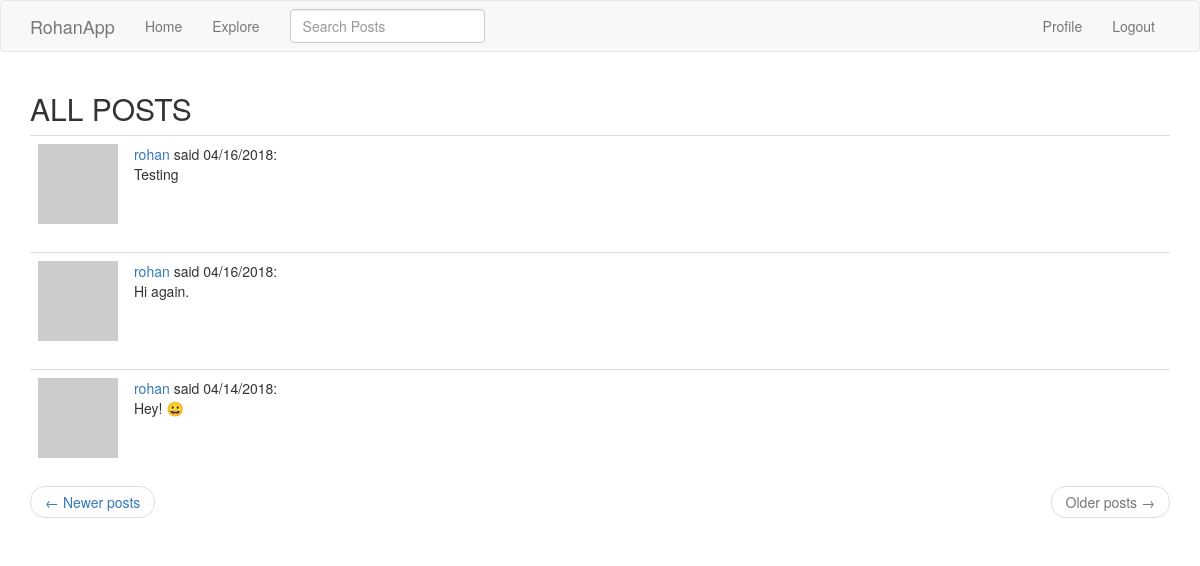
The page /explore?page=2 (signed in) on the database its author committed.
### app/models.py (models this page shows, shortened)
class SearchableMixin(object):
    @classmethod
    def before_commit(cls, session):
        session._changes = {
            'add': [obj for obj in session.new if isinstance(obj, cls)],
            'update': [obj for obj in session.dirty if isinstance(obj, cls)], # there is no db.session.update()
            'delete': [obj for obj in session.deleted if isinstance(obj, cls)]
        }
    @classmethod
    def after_commit(cls, session):
        for obj in session._changes['add']:
            add_to_index(cls.__tablename__, obj)
        for obj in session._changes['update']: # modified post overwrites original post in Elasticsearch db
            add_to_index(cls.__tablename__, obj)
        for obj in session._changes['delete']:
            remove_from_index(cls.__tablename__, obj)
        session._changes = None # resets the dictionary - which survived the commit - to None

class Post(SearchableMixin, db.Model):
    __searchable__ = ['body']
    id = db.Column(db.Integer, primary_key=True)
    body = db.Column(db.String(140))
    timestamp = db.Column(db.DateTime, index=True, default=datetime.utcnow) # datetime.utcnow, NOT datetime.utcnow()
    user_id = db.Column(db.Integer, db.ForeignKey('user.id'))
    language = db.Column(db.String(5))

class User(UserMixin, db.Model):
    id = db.Column(db.Integer, primary_key=True)
    username = db.Column(db.String(64), index=True, unique=True)
    email = db.Column(db.String(120), index=True, unique=True)
    password_hash = db.Column(db.String(128))
    posts = db.relationship('Post', backref='author', lazy='dynamic') # u.posts, p.author(s)
    about_me = db.Column(db.String(140))
    last_seen = db.Column(db.DateTime, default=datetime.utcnow)
    followed = db.relationship('User', secondary=followers,
        primaryjoin=(followers.c.follower_id == id), # LEFT # why isn't it just followers.follower_id ?
        secondaryjoin=(followers.c.followed_id == id), # RIGHT
        backref=db.backref('followers', lazy='dynamic'), lazy='dynamic')
    def avatar(self, size):
        digest = md5(self.email.lower().encode('utf-8')).hexdigest() # .encode('utf-8') converts email string to bytes
        return 'https://www.gravatar.com/avatar/{}?d=identicon&s={}'.format(digest, size)

### app/main/routes.py (the view)
@bp.route('/explore')
@login_required
def explore():
    page = request.args.get('page', 1, type=int) # "page" as opposed to "next" in URL
    posts = Post.query.order_by(Post.timestamp.desc()).paginate(
        page, current_app.config['POSTS_PER_PAGE'], False) # False means return empty if out of range, not 404
    next_url = url_for('main.explore', page=posts.next_num) if posts.has_next else None
    prev_url = url_for('main.explore', page=posts.prev_num) if posts.has_prev else None
    return render_template('explore.html', title='Explore', posts=posts.items, next_url=next_url, prev_url=prev_url)

### app/main/forms.py
class SearchForm(FlaskForm):
    q = StringField('Search Posts', validators=[DataRequired()])
    def __init__(self, *args, **kwargs):
        if 'formdata' not in kwargs:
            kwargs['formdata'] = request.args # default is request.form
        if 'csrf_enabled' not in kwargs:
            kwargs['csrf_enabled'] = False # also, not putting form.hidden_tag() in the template
        super(SearchForm, self).__init__(*args, **kwargs)

### app/main/routes.py (called while the page is built)
@bp.before_app_request # executed just before any view function
def before_request():
    if current_user.is_authenticated:
        current_user.last_seen = datetime.utcnow() # .strftime('%m/%d/%Y %I:%M:%S %p')
        db.session.commit()
        g.search_form = SearchForm()
    g.locale = str(get_locale())

### app/models.py (called while the page is built)
@login.user_loader
def load_user(id):
    return User.query.get(int(id))

### app/templates/explore.html
{% extends "base.html" %}
{% block app_content %}
    <h2>ALL POSTS</h2>
    {% for post in posts %}
        {% include '_post.html' %}
    {% endfor %}
    <nav aria-label="...">
        <ul class="pager">
            <li class="previous{% if not prev_url %} disabled{% endif %}">
                <a href="{{ prev_url or '#' }}">
                    <span aria-hidden="true">&larr;</span> Newer posts
                </a>
            </li>
            <li class="next{% if not next_url %} disabled{% endif %}">
                <a href="{{ next_url or '#' }}">
                    Older posts <span aria-hidden="true">&rarr;</span>
                </a>
            </li>
        </ul>
    </nav>
{% endblock %}

### app/templates/_post.html (shortened to what this page needs)
<table class="table table-hover">
    <tr>
        <td width="70px">
            <a href="{{ url_for('main.user', username=post.author.username) }}">
                <img src="{{ post.author.avatar(70) }}" />
            </a>
        </td>
        <td>
            <a href="{{ url_for('main.user', username=post.author.username) }}">{{ post.author.username }}</a>
            said {{ moment(post.timestamp).calendar() }}:
            <br>
            <span id="post{{ post.id }}">{{ post.body }}</span>
        </td>
    </tr>
</table>

### rows shown on the page
Post: author.username "rohan", timestamp "04/16/2018", body "Testing"
Post: author.username "rohan", timestamp "04/16/2018", body "Hi again."
Post: author.username "rohan", timestamp "04/14/2018", body "Hey! 😀"
